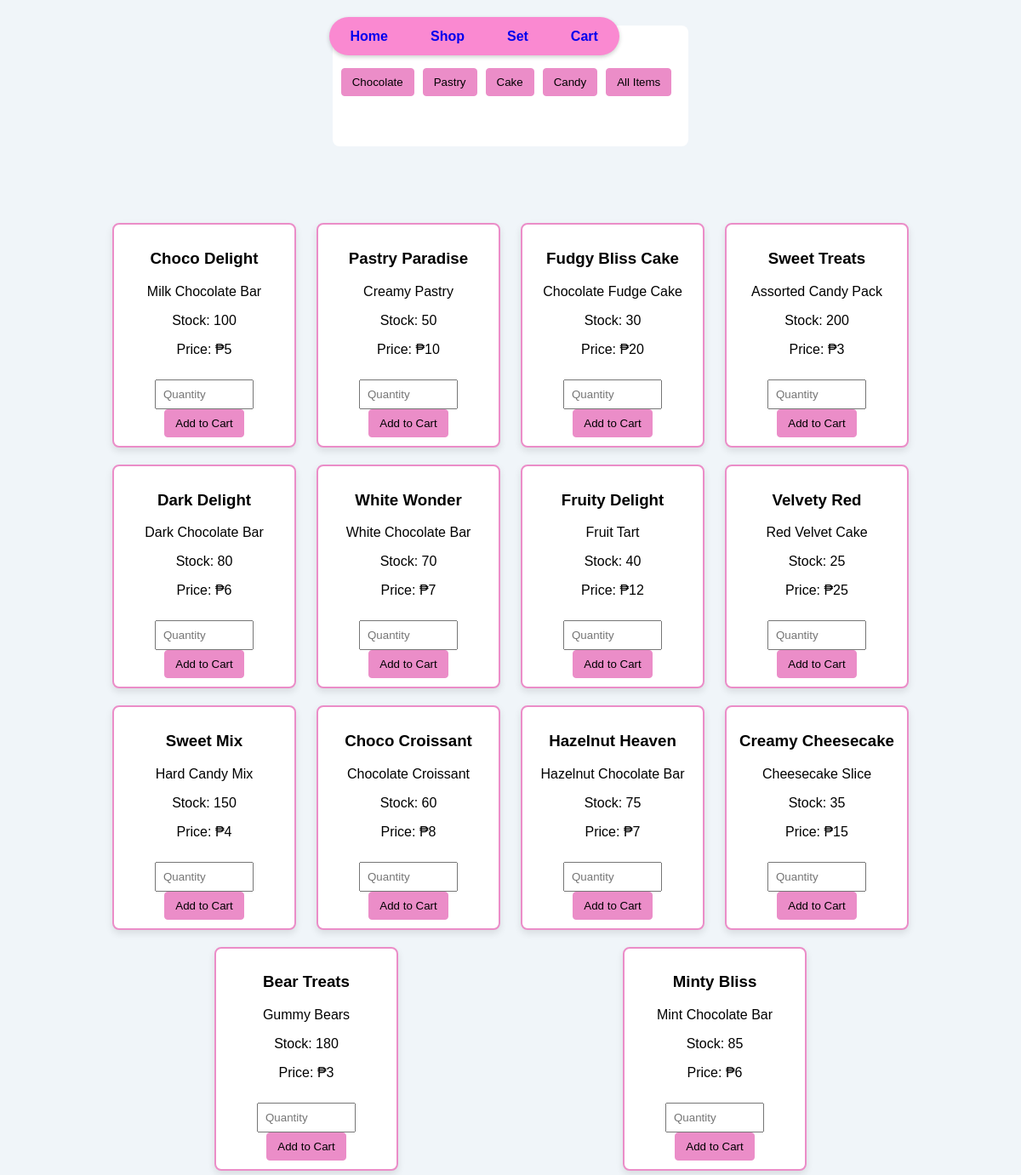
The page /shop.php on the database its author committed.
### tables this page shows
CREATE TABLE IF NOT EXISTS item
(
  item_ID INT(8) PRIMARY KEY NOT NULL AUTO_INCREMENT,
  company_ID INT(8) NOT NULL,
  category ENUM('Cake','Candy','Chocolate','Pastry') NOT NULL,
  item_desc VARCHAR(45) NOT NULL,
  item_name VARCHAR(45) NOT NULL,
  item_price INT(10) NOT NULL,
  item_stock INT(10) NOT NULL,
  KEY `company_id` (`company_ID`),
  CONSTRAINT `company_id` FOREIGN KEY (`company_ID`) REFERENCES `company` (`company_ID`) ON DELETE CASCADE ON UPDATE CASCADE
);

### shop.php (the view, shortened to what this page needs)
<!DOCTYPE html>
<html lang="en">
<head>
    <link rel="stylesheet" href="styles.css">
</head>
<body>
    <div class ="container">
        <div class="navbar">
            <nav>
                <a href="home.php">Home</a>
                <a href="shop.php">Shop</a>
                <a href="set.php">Set</a>
                <a href="cart.php">Cart</a>
            </nav>
        </div>
    </div>
    <?php
    $userid = isset($_SESSION['user_ID']) ? $_SESSION['user_ID'] : 0;
    $servername = "localhost";
    $username = "root";
    $password = "";
    $dbname = "confectionary";
    $conn = new mysqli($servername, $username, $password, $dbname);
    $categoryQuery = "SELECT DISTINCT category FROM item";
    $categoryResult = $conn->query($categoryQuery);
    $categories = array();
    if ($categoryResult) {
        if ($categoryResult->num_rows > 0) {
            while ($row = $categoryResult->fetch_assoc()) {
                $categories[] = $row['category'];
            }
        } else {
            echo "No categories found";
        }
    } else {
        echo "Error executing category query: " . $conn->error;
    }
    $uniqueCategories = array_unique($categories);
    echo '<div class="category-buttons">
        <form method="get" action="">';
    foreach ($uniqueCategories as $category) {
        echo '<button class="category-button" type="submit" name="category" value="' . $category . '">' . $category . '</button>';
    }
    echo '<button class="category-button" type="submit" name="category" value="">All Items</button>';
    echo '</form>
            </div>';
    $categoryFilter = "";
    $sql = "SELECT item_ID, item_name, item_desc, item_stock, item_price FROM item" . $categoryFilter;
    $stmt = $conn->prepare($sql);
    $stmt->execute();
    $result = $stmt->get_result();
    if ($result->num_rows > 0) {
        echo '<div class="item-container">';
        while ($row = $result->fetch_assoc()) {
            echo '<div class="item-box">
                    <h3>' . $row["item_name"] . '</h3>
                    <p>' . $row["item_desc"] . '</p>
                    <p>Stock: ' . $row["item_stock"] . '</p>
                    <p>Price: ₱' . $row["item_price"] . '</p>
                    <input type="number" class="quantity-input" placeholder="Quantity" min="1" max="' . $row["item_stock"] . '" id="quantity' . $row["item_ID"] . '">
                    <button class="add-to-cart-button" onclick="addToCart(' . $row["item_ID"] . ', ' . $row["item_stock"] . ', '. $userid.')">Add to Cart</button>
                    <div class="error-message" id="error' . $row["item_ID"] . '"></div>
                </div>';
        }
        echo '</div>';
    } else {
        echo "0 results";
    }
    ?>
</body>
</html>

### styles.css (style rules this page uses)
body { background-color: #f0f5f9; font-family: Arial, sans-serif; margin: 0; padding: 0; display: flex; flex-direction: column; align-items: center; justify-content: center; height: 100vh; }
.category-buttons { margin-top: 10px; background-color: #ffffff; padding: 10px; border-radius: 8px; overflow: hidden; display: flex; justify-content: center; }
.category-button { margin-right: 10px; background-color: #eb8dc8; color: black; border: 1px solid #eb8dc8; border-radius: 4px; padding: 8px 12px; cursor: pointer; text-align: center; }
.item-container { display: flex; flex-wrap: wrap; justify-content: space-around; width: 80%; margin-top: 80px; }
.item-box { width: 22%; background-color: #ffffff; border: 2px solid #eb8dc8; border-radius: 8px; margin: 50px; padding: 10px; box-shadow: 0 4px 8px rgba(0, 0, 0, 0.1); text-align: center; }
.quantity-input { width: 50%; padding: 8px; margin-top: 10px; }
.add-to-cart-button { background-color: #eb8dc8; color: black; border: 1px solid #eb8dc8; border-radius: 4px; padding: 8px 12px; cursor: pointer; text-align: center; }

### shop.php (style rules this page uses)
.container { text-align: center; max-width: 600px; width: 100%; margin-left: 13px; margin-bottom: 10px; }
.navbar { position: fixed; z-index: 1000; text-align: center; font-family: 'Trebuchet MS', 'Lucida Sans Unicode', 'Lucida Grande', 'Lucida Sans', Arial, sans-serif; font-size: 16px; font-weight: 700; line-height: 25px; background-color: #fa89d1; box-shadow: 0px 2px 5px rgba(0, 0, 0, 0.2); border-radius: 50px; margin-left: 80px; margin-top: 20px; }
nav { display: flex; justify-content: center; align-items: center; }
nav a { text-decoration: none; margin: 0 15px; padding: 10px; font-weight: bold; }
.category-button { margin-top: 40px; margin-bottom: 50px; margin-right: 10px; background-color: #eb8dc8; color: black; border: 1px solid #eb8dc8; border-radius: 4px; padding: 8px 12px; cursor: pointer; text-align: center; }
.item-container { display: flex; flex-wrap: wrap; justify-content: space-around; width: 80%; margin-top: 80px; overflow-y: auto; }
.item-box { width: 20%; background-color: #ffffff; border: 2px solid #eb8dc8; border-radius: 8px; margin: 10px; padding: 10px; box-shadow: 0 4px 8px rgba(0, 0, 0, 0.1); text-align: center; overflow-y: auto; }
.add-to-cart-button { background-color: #eb8dc8; color: black; border: 1px solid #eb8dc8; border-radius: 4px; padding: 8px 12px; cursor: pointer; text-align: center; }

### rows shown on the page
item: item_name "Choco Delight", item_desc "Milk Chocolate Bar", item_stock "100", item_price "5"
item: item_name "Pastry Paradise", item_desc "Creamy Pastry", item_stock "50", item_price "10"
item: item_name "Fudgy Bliss Cake", item_desc "Chocolate Fudge Cake", item_stock "30", item_price "20"
item: item_name "Sweet Treats", item_desc "Assorted Candy Pack", item_stock "200", item_price "3"
item: item_name "Dark Delight", item_desc "Dark Chocolate Bar", item_stock "80", item_price "6"
item: item_name "White Wonder", item_desc "White Chocolate Bar", item_stock "70", item_price "7"
item: item_name "Fruity Delight", item_desc "Fruit Tart", item_stock "40", item_price "12"
item: item_name "Velvety Red", item_desc "Red Velvet Cake", item_stock "25", item_price "25"
item: item_name "Sweet Mix", item_desc "Hard Candy Mix", item_stock "150", item_price "4"
item: item_name "Choco Croissant", item_desc "Chocolate Croissant", item_stock "60", item_price "8"
item: item_name "Hazelnut Heaven", item_desc "Hazelnut Chocolate Bar", item_stock "75", item_price "7"
item: item_name "Creamy Cheesecake", item_desc "Cheesecake Slice", item_stock "35", item_price "15"
item: item_name "Bear Treats", item_desc "Gummy Bears", item_stock "180", item_price "3"
item: item_name "Minty Bliss", item_desc "Mint Chocolate Bar", item_stock "85", item_price "6"

### other values the page prints
$category "Chocolate"
$category "Pastry"
$category "Cake"
$category "Candy"
